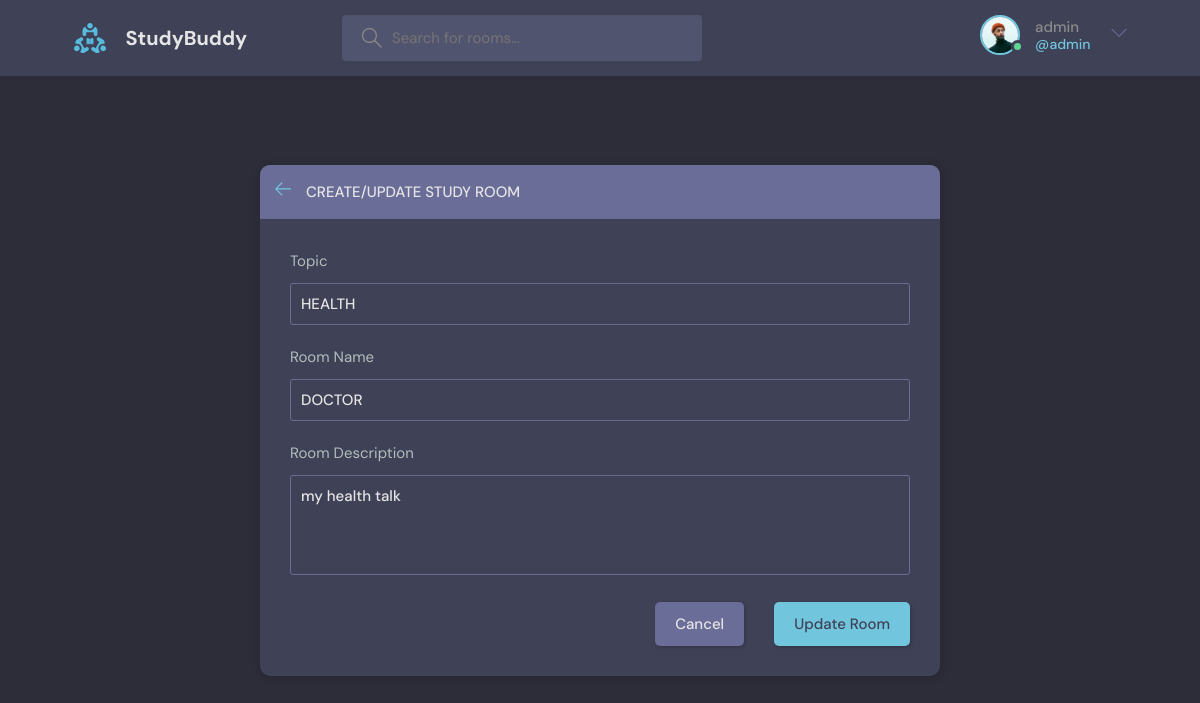
Screenshot of /update_room/2/ (signed in) with the database file from the repository.
### myapp/models.py (models this page shows, shortened)
class User(AbstractUser):
    name = models.CharField(max_length=200, null=True)
    email = models.EmailField(unique=True, null=True)
    bio = models.TextField(null=True)
    avatar = models.ImageField(null=True, default="avatar.svg")
    USERNAME_FIELD = 'email'
    REQUIRED_FIELDS =[]

class Room(models.Model):
    host = models.ForeignKey(User, on_delete=models.SET_NULL, null=True)
    topic = models.ForeignKey(Topic, on_delete=models.SET_NULL, null=True)
    name = models.CharField(max_length=200)
    description = models.TextField(null=True, blank=True)
    participants = models.ManyToManyField(User, related_name='participants', blank=True)
    updated = models.DateTimeField(auto_now=True)
    created = models.DateTimeField(auto_now_add=True)
    class Meta:
        ordering = ['-updated', '-created']

class Topic(models.Model):
    name = models.CharField(max_length=200)

### myapp/views.py (the view, shortened to what this page needs)
# urls.py: path('update_room/<str:pk>/', views.updateRoom, name='update-room'),
@login_required(login_url='login')
def updateRoom(request, pk):
    room = Room.objects.get(id=pk)
    form = RoomForm(instance=room)
    topics = Topic.objects.all()
    page = 'update'
    if request.user != room.host:
        return HttpResponse("You are not allowed here")
    context = {'form':form, 'topics':topics, 'room':room, 'page':page}
    return render(request, 'myapp/room_form.html', context)

### myapp/forms.py
class RoomForm(ModelForm):
    class Meta:
        model = Room
        fields = '__all__'
        exclude = ['host', 'participants']

### myapp/templates/myapp/room_form.html (shortened to what this page needs)
{% extends 'main.html' %}
{% load static %}
{% block content %}
<main class="create-room layout">
  <div class="container">
    <div class="layout__box">
      <div class="layout__boxHeader">
        <div class="layout__boxTitle">
          <a href="{{request.META.HTTP_REFERER}}">
            <svg version="1.1" xmlns="http://www.w3.org/2000/svg" width="32" height="32" viewBox="0 0 32 32">
              <title>arrow-left</title>
              <path
                d="M13.723 2.286l-13.723 13.714 13.719 13.714 1.616-1.611-10.96-10.96h27.625v-2.286h-27.625l10.965-10.965-1.616-1.607z">
              </path>
            </svg>
          </a>
          <h3>Create/Update Study Room</h3>
        </div>
      </div>
      <div class="layout__body">
        <form class="form" action="" method="POST">
          <div class="form__group">
            <label for="room_topic">Topic</label>
            <input required name="topic" value="{{room.topic.name}}" type="text" list="topic-list" placeholder="E.g. Mastering Python + Django" />
          </div>
          <div class="form__group">
            <label for="room_name">Room Name</label>
            {{form.name}}
          </div>
          <div class="form__group">
            <label for="room_description">Room Description</label>
            {{form.description}}
          </div>
          <div class="form__action">
            <a class="btn btn--dark" href="{{request.META.HTTP_REFERER}}">Cancel</a>
            <button class="btn btn--main" type="submit">
              {% if page == 'update' %}
              Update Room
              {% else %}
              Create Room
              {% endif %}
            </button>
          </div>
        </form>
      </div>
    </div>
  </div>
</main>
{% endblock %}

### templates/navbar.html (shortened to what this page needs)
{% load static %}
<header class="header header--loggedIn">
    <div class="container">
      <a href="{% url 'home' %}" class="header__logo">
        <img src="{% static 'images/logo.svg' %}" />
        <h1>StudyBuddy</h1>
      </a>
      <form class="header__search" action="{% url 'home' %}" method="GET">
        <label>
          <input name="q" placeholder="Search for rooms..." />
        </label>
      </form>
      <nav class="header__menu">
        {% if request.user.is_authenticated %}
        <div class="header__user">
          <a href="{% url 'update-user' %}">
            <div class="avatar avatar--medium active">
              <img src="{{request.user.avatar.url}}" />
            </div>
            <p>{{request.user.username}} <span>@{{request.user.username}}</span></p>
          </a>
          <button class="dropdown-button">
            <svg version="1.1" xmlns="http://www.w3.org/2000/svg" width="32" height="32" viewBox="0 0 32 32">
              <title>chevron-down</title>
              <path d="M16 21l-13-13h-3l16 16 16-16h-3l-13 13z"></path>
            </svg>
          </button>
        </div>
        {% else %}
        <a href="{% url 'login' %}">
          <img src="{% static 'images/avatar.svg' %}" />
          <p>Login</p>
        </a>
        {% endif %}
      </nav>
    </div>
  </header>

### rows the page displays
User: user.avatar (picture), user.username "admin"
Room: topic "HEALTH", name "DOCTOR", description "my health talk"
